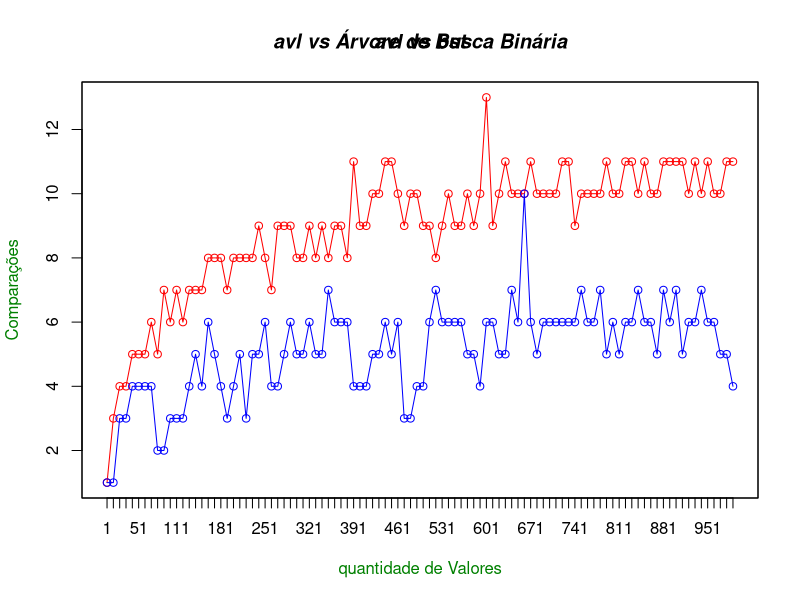

This chart was generated by the following R code:
data <- read.csv("temp.csv", header=TRUE)

plot(data$BST, type="o", xaxt = "n", col="red", ann=FALSE)

axis(1, at=1:100, data$SEARCHES)
box()

lines(data$AVL, type="o", col="blue")

title(main="avl vs bst", col.main="black", font.main=4)
title(xlab="quantidade de Valores", col.lab=rgb(0,0.5,0))
title(ylab="Comparações", col.lab=rgb(0,0.5,0))
title(main="avl vs Árvore de Busca Binária", col.main="black", font.main=4)


